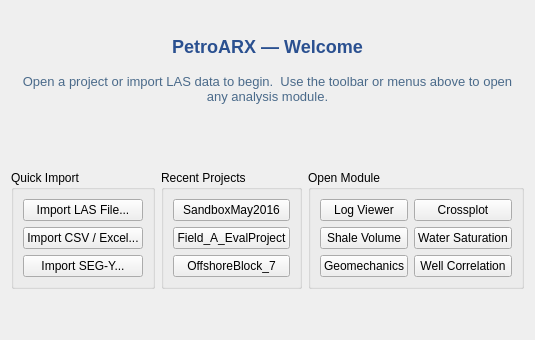
   <widget class="QWidget" name="tabDashboard">
    <attribute name="title">
     <string>⌂ Dashboard</string>
    </attribute>
    <layout class="QVBoxLayout" name="layoutDashboard">
     <item>
      <widget class="QLabel" name="lblDashTitle">
       <property name="styleSheet">
        <string>font-size:18px;font-weight:700;color:#2A5090;padding:20px 0 6px 0;</string>
       </property>
       <property name="text">
        <string>PetroARX — Welcome</string>
       </property>
       <property name="alignment">
        <set>Qt::AlignHCenter|Qt::AlignTop</set>
       </property>
      </widget>
     </item>
     <item>
      <widget class="QLabel" name="lblDashSub">
       <property name="styleSheet">
        <string>font-size:13px;color:#4A6A8A;</string>
       </property>
       <property name="text">
        <string>Open a project or import LAS data to begin.  Use the toolbar or menus above to open any analysis module.</string>
       </property>
       <property name="alignment">
        <set>Qt::AlignHCenter</set>
       </property>
       <property name="wordWrap">
        <bool>true</bool>
       </property>
      </widget>
     </item>
     <item>
      <spacer name="spacerDashV">
       <property name="orientation">
        <enum>Qt::Vertical</enum>
       </property>
       <property name="sizeHint" stdset="0">
        <size>
         <width>20</width>
         <height>60</height>
        </size>
       </property>
      </spacer>
     </item>
     <item>
      <layout class="QHBoxLayout" name="layoutDashCards">
       <item>
        <widget class="QGroupBox" name="cardImport">
         <property name="title">
          <string>Quick Import</string>
         </property>
         <layout class="QVBoxLayout">
          <item>
           <widget class="QPushButton" name="btnDashImportLAS">
            <property name="text">
             <string>Import LAS File...</string>
            </property>
           </widget>
          </item>
          <item>
           <widget class="QPushButton" name="btnDashImportCSV">
            <property name="text">
             <string>Import CSV / Excel...</string>
            </property>
           </widget>
          </item>
          <item>
           <widget class="QPushButton" name="btnDashImportSEGY">
            <property name="text">
             <string>Import SEG-Y...</string>
            </property>
           </widget>
          </item>
         </layout>
        </widget>
       </item>
       <item>
        <widget class="QGroupBox" name="cardRecent">
         <property name="title">
          <string>Recent Projects</string>
         </property>
         <layout class="QVBoxLayout">
          <item>
           <widget class="QPushButton" name="btnDashRecent1">
            <property name="text">
             <string>SandboxMay2016</string>
            </property>
           </widget>
          </item>
          <item>
           <widget class="QPushButton" name="btnDashRecent2">
            <property name="text">
             <string>Field_A_EvalProject</string>
            </property>
           </widget>
          </item>
          <item>
           <widget class="QPushButton" name="btnDashRecent3">
            <property name="text">
             <string>OffshoreBlock_7</string>
            </property>
           </widget>
          </item>
         </layout>
        </widget>
       </item>
       <item>
        <widget class="QGroupBox" name="cardModules">
         <property name="title">
          <string>Open Module</string>
         </property>
         <layout class="QGridLayout">
          <item row="0" column="0">
           <widget class="QPushButton" name="btnDashLogView">
            <property name="text">
             <string>Log Viewer</string>
            </property>
           </widget>
          </item>
          <item row="0" column="1">
           <widget class="QPushButton" name="btnDashXplot">
            <property name="text">
             <string>Crossplot</string>
            </property>
           </widget>
          </item>
          <item row="1" column="0">
           <widget class="QPushButton" name="btnDashVsh">
            <property name="text">
             <string>Shale Volume</string>
            </property>
           </widget>
          </item>
          <item row="1" column="1">
           <widget class="QPushButton" name="btnDashSw">
            <property name="text">
             <string>Water Saturation</string>
            </property>
           </widget>
          </item>
          <item row="2" column="0">
           <widget class="QPushButton" name="btnDashGeo">
            <property name="text">
             <string>Geomechanics</string>
            </property>
           </widget>
          </item>
          <item row="2" column="1">
           <widget class="QPushButton" name="btnDashCorr">
            <property name="text">
             <string>Well Correlation</string>
            </property>
           </widget>
          </item>
         </layout>
        </widget>
       </item>
      </layout>
     </item>
     <item>
      <spacer name="spacerDashV2">
       <property name="orientation">
        <enum>Qt::Vertical</enum>
       </property>
       <property name="sizeHint" stdset="0">
        <size>
         <width>20</width>
         <height>40</height>
        </size>
       </property>
      </spacer>
     </item>
    </layout>
   </widget>
